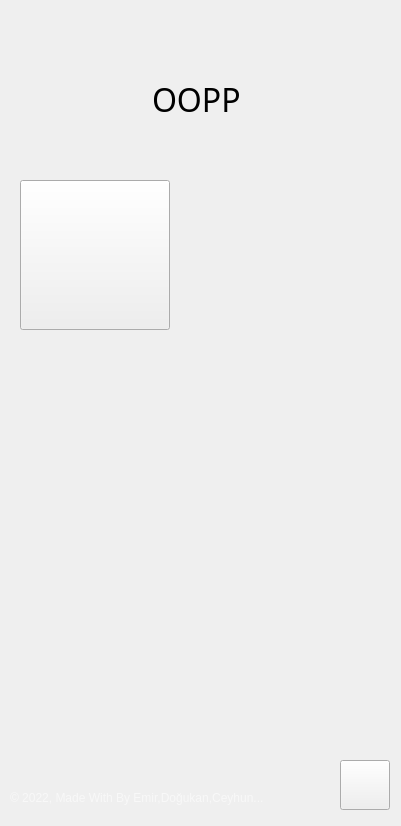
<?xml version="1.0" encoding="UTF-8"?>
<ui version="4.0">
 <class>Form</class>
 <widget class="QWidget" name="Form">
  <property name="geometry">
   <rect>
    <x>0</x>
    <y>0</y>
    <width>401</width>
    <height>826</height>
   </rect>
  </property>
  <property name="windowTitle">
   <string>Form</string>
  </property>
  <property name="styleSheet">
   <string notr="true"/>
  </property>
  <widget class="QWidget" name="widget" native="true">
   <property name="geometry">
    <rect>
     <x>-30</x>
     <y>-30</y>
     <width>450</width>
     <height>900</height>
    </rect>
   </property>
   <property name="maximumSize">
    <size>
     <width>1000</width>
     <height>1000</height>
    </size>
   </property>
   <property name="styleSheet">
    <string notr="true">QPushButton#pushButton{	
	background-color: qlineargradient(spread:pad, x1:0, y1:0.505682, x2:1, y2:0.477, stop:0 rgba(20, 47, 78, 219), stop:1 rgba(85, 98, 112, 226));
	color:rgba(255, 255, 255, 210);
	border-radius:5px;
}
QPushButton#pushButton:hover{	
	background-color: qlineargradient(spread:pad, x1:0, y1:0.505682, x2:1, y2:0.477, stop:0 rgba(40, 67, 98, 219), stop:1 rgba(105, 118, 132, 226));
}
QPushButton#pushButton:pressed{	
	padding-left:5px;
	padding-top:5px;
	background-color:rgba(105, 118, 132, 200);
}

QPushButton#pushButton_2, #pushButton_3, #pushButton_4, #pushButton_5{	
	background-color: rgba(0, 0, 0, 0);
	color:rgba(85, 98, 112, 255);
}
QPushButton#pushButton_2:hover, #pushButton_3:hover, #pushButton_4:hover, #pushButton_5:hover{	
	color:rgba(155, 168, 182, 220);
}
QPushButton#pushButton_2:pressed, #pushButton_3:pressed, #pushButton_4:pressed, #pushButton_5:pressed{	
	padding-left:5px;
	padding-top:5px;
	color:rgba(115, 128, 142, 255);
}</string>
   </property>
   <widget class="QLabel" name="label">
    <property name="geometry">
     <rect>
      <x>10</x>
      <y>20</y>
      <width>450</width>
      <height>867</height>
     </rect>
    </property>
    <property name="font">
     <font>
      <kerning>true</kerning>
     </font>
    </property>
    <property name="styleSheet">
     <string notr="true">border-image: url(:/images/Images/background.png);
border-radius:20px;</string>
    </property>
    <property name="text">
     <string/>
    </property>
   </widget>
   <widget class="QLabel" name="lbl_login">
    <property name="geometry">
     <rect>
      <x>40</x>
      <y>100</y>
      <width>381</width>
      <height>60</height>
     </rect>
    </property>
    <property name="font">
     <font>
      <family>Bell MT</family>
      <pointsize>24</pointsize>
      <weight>50</weight>
      <bold>false</bold>
     </font>
    </property>
    <property name="cursor">
     <cursorShape>ForbiddenCursor</cursorShape>
    </property>
    <property name="toolTip">
     <string>&lt;html&gt;&lt;head/&gt;&lt;body&gt;&lt;p align=&quot;center&quot;&gt;&lt;br/&gt;&lt;/p&gt;&lt;/body&gt;&lt;/html&gt;</string>
    </property>
    <property name="whatsThis">
     <string>&lt;html&gt;&lt;head/&gt;&lt;body&gt;&lt;p align=&quot;center&quot;&gt;&lt;span style=&quot; font-size:28pt; font-weight:600;&quot;&gt;OOP&lt;/span&gt;&lt;/p&gt;&lt;/body&gt;&lt;/html&gt;</string>
    </property>
    <property name="layoutDirection">
     <enum>Qt::LeftToRight</enum>
    </property>
    <property name="styleSheet">
     <string notr="true">background-color:qlineargradient(spread:pad, x1:0, y1:0, x2:1, y2:0, stop:0 rgba(0,128,128), stop:0.55 rgba(235, 148, 61, 255), stop:0.98 rgba(0, 128, 128), stop:1 rgba(0, 128, 128));
hover{background-color:qlineargradient(spread:pad, x1:0, y1:0, x2:1, y2:0, stop:0 rgba(0,128,128), stop:0.55 rgba(235, 148, 61, 255), stop:0.98 rgba(0, 128, 128), stop:1 rgba(235, 148, 61, 255));}
 </string>
    </property>
    <property name="text">
     <string>&lt;html&gt;&lt;head/&gt;&lt;body&gt;&lt;p align=&quot;center&quot;&gt;OOPP &lt;/p&gt;&lt;/body&gt;&lt;/html&gt;</string>
    </property>
    <property name="textFormat">
     <enum>Qt::RichText</enum>
    </property>
    <property name="scaledContents">
     <bool>false</bool>
    </property>
   </widget>
   <widget class="QLabel" name="label_5">
    <property name="geometry">
     <rect>
      <x>40</x>
      <y>800</y>
      <width>281</width>
      <height>55</height>
     </rect>
    </property>
    <property name="font">
     <font>
      <family>Arial</family>
     </font>
    </property>
    <property name="styleSheet">
     <string notr="true">color:rgba(255, 255, 255, 140);</string>
    </property>
    <property name="text">
     <string>© 2022, Made With By Emir,Doğukan,Ceyhun...</string>
    </property>
   </widget>
   <widget class="QPushButton" name="btn_afet">
    <property name="geometry">
     <rect>
      <x>50</x>
      <y>210</y>
      <width>150</width>
      <height>150</height>
     </rect>
    </property>
    <property name="cursor">
     <cursorShape>PointingHandCursor</cursorShape>
    </property>
    <property name="styleSheet">
     <string notr="true">border-radius: 40px;
border-image: url(:/images/Images/afet.png);
QPushButton {
font: 75 12pt &quot;Tahoma&quot;;
font-weight: bold;
color: whitesmoke;

border-radius:20px;
}
QPushButton:hover {
background-color:qlineargradient(spread:pad, x1:0, y1:0, x2:1, y2:0, stop:0 rgba(0,128,128), stop:0.55 rgba(235, 148, 61, 255), stop:0.98 rgba(0, 128, 128), stop:1 rgba(0, 128, 128));
}
QPushButton:pressed {
background-color:qlineargradient(spread:pad, x1:0, y1:0, x2:1, y2:0, stop:0 rgba(0,128,128), stop:0.55 rgba(235, 148, 61, 255), stop:0.98 rgba(0, 128, 128), stop:1 rgba(0, 128, 128));
}</string>
    </property>
    <property name="text">
     <string/>
    </property>
   </widget>
   <widget class="QPushButton" name="btn_enerji">
    <property name="geometry">
     <rect>
      <x>50</x>
      <y>400</y>
      <width>150</width>
      <height>150</height>
     </rect>
    </property>
    <property name="cursor">
     <cursorShape>PointingHandCursor</cursorShape>
    </property>
    <property name="styleSheet">
     <string notr="true">border-radius: 40px;
border-image: url(:/images/Images/enerji.png);</string>
    </property>
    <property name="text">
     <string/>
    </property>
   </widget>
   <widget class="QPushButton" name="btn_cevre">
    <property name="geometry">
     <rect>
      <x>260</x>
      <y>210</y>
      <width>150</width>
      <height>150</height>
     </rect>
    </property>
    <property name="cursor">
     <cursorShape>PointingHandCursor</cursorShape>
    </property>
    <property name="styleSheet">
     <string notr="true">border-radius: 40px;
border-image: url(:/images/Images/cevre.png);</string>
    </property>
    <property name="text">
     <string/>
    </property>
   </widget>
   <widget class="QPushButton" name="btn_yasam">
    <property name="geometry">
     <rect>
      <x>260</x>
      <y>400</y>
      <width>150</width>
      <height>150</height>
     </rect>
    </property>
    <property name="cursor">
     <cursorShape>PointingHandCursor</cursorShape>
    </property>
    <property name="styleSheet">
     <string notr="true">border-radius: 40px;
border-image: url(:/images/Images/yasam.png);</string>
    </property>
    <property name="text">
     <string/>
    </property>
   </widget>
   <widget class="QPushButton" name="btn_eko">
    <property name="geometry">
     <rect>
      <x>50</x>
      <y>590</y>
      <width>150</width>
      <height>150</height>
     </rect>
    </property>
    <property name="cursor">
     <cursorShape>PointingHandCursor</cursorShape>
    </property>
    <property name="styleSheet">
     <string notr="true">border-radius: 40px;
border-image: url(:/images/Images/ekonomi.png);</string>
    </property>
    <property name="text">
     <string/>
    </property>
   </widget>
   <widget class="QPushButton" name="btn_tarim">
    <property name="geometry">
     <rect>
      <x>260</x>
      <y>590</y>
      <width>150</width>
      <height>150</height>
     </rect>
    </property>
    <property name="cursor">
     <cursorShape>PointingHandCursor</cursorShape>
    </property>
    <property name="styleSheet">
     <string notr="true">border-radius: 40px;
border-image: url(:/images/Images/tarim.png);</string>
    </property>
    <property name="text">
     <string/>
    </property>
   </widget>
   <widget class="QPushButton" name="btn_geri">
    <property name="geometry">
     <rect>
      <x>370</x>
      <y>790</y>
      <width>50</width>
      <height>50</height>
     </rect>
    </property>
    <property name="font">
     <font>
      <pointsize>11</pointsize>
      <weight>50</weight>
      <bold>false</bold>
      <underline>false</underline>
     </font>
    </property>
    <property name="cursor">
     <cursorShape>BusyCursor</cursorShape>
    </property>
    <property name="styleSheet">
     <string notr="true">border-image:url(:/images/Images/Icon/geri.png)</string>
    </property>
    <property name="text">
     <string/>
    </property>
   </widget>
  </widget>
 </widget>
 <resources>
  <include location="res.qrc"/>
 </resources>
 <connections/>
</ui>
